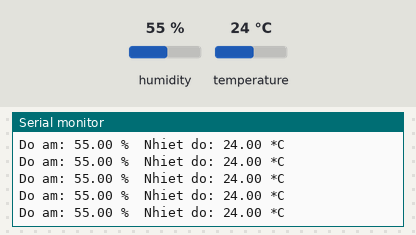
Recording of a sketch running on a simulated Arduino Uno, built with avr-gcc and run on an emulated ATmega328P. Parts: the last lines printed to the serial monitor. Inputs (shaded band) come from the test bench; at power-on: humidity 55 %, temperature 24 °C.

Above: at 2.8 s.
2.9 s: humidity set to 22 %
8.9 s: temperature set to 12 °C
At 9.9 s:
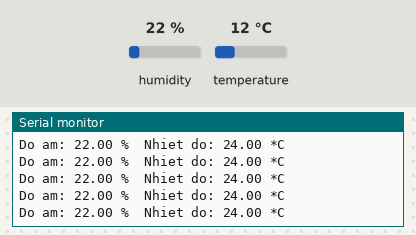
14.9 s: humidity set to 40 %
At 15.6 s:
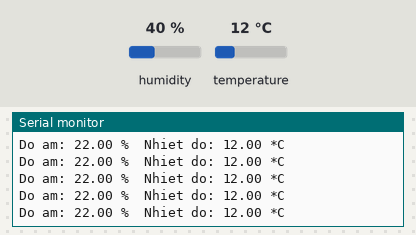
Timing chart, 0 to 17.9 s (numbered marks = the images above; inputs shaded):
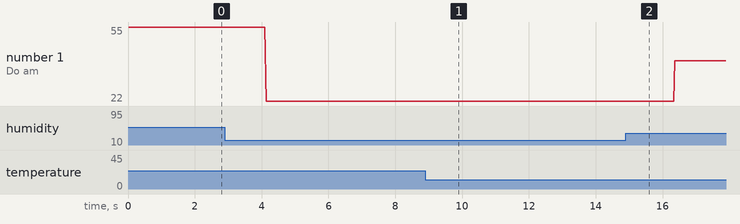

The sketch:

DHT11.ino
```cpp
#include "DHT.h"

// Example testing sketch for various DHT humidity/temperature sensors
// Written by ladyada, public domain


#define DHTPIN 7     // what pin we're connected to

// Uncomment whatever type you're using!
#define DHTTYPE DHT11   // DHT 11
//#define DHTTYPE DHT22   // DHT 22  (AM2302)
//#define DHTTYPE DHT21   // DHT 21 (AM2301)

// Connect pin 1 (on the left) of the sensor to +5V
// Connect pin 2 of the sensor to whatever your DHTPIN is
// Connect pin 4 (on the right) of the sensor to GROUND
// Connect a 10K resistor from pin 2 (data) to pin 1 (power) of the sensor

DHT dht(DHTPIN, DHTTYPE);

void setup() {
  Serial.begin(9600);
  Serial.println("DHTxx test!");

  dht.begin();
}

void loop() {
  // Reading temperature or humidity takes about 250 milliseconds!
  // Sensor readings may also be up to 2 seconds 'old' (its a very slow sensor)
  float h = dht.readHumidity();
  float t = dht.readTemperature();

  // check if returns are valid, if they are NaN (not a number) then something went wrong!
  if (isnan(t) || isnan(h)) {
    Serial.println("Failed to read from DHT");
  } else {
    Serial.print("Do am: ");
    Serial.print(h);
    Serial.print(" %\t");
    Serial.print("Nhiet do: ");
    Serial.print(t);
    Serial.println(" *C");
  }
}
```

Measured:
- plotted number 1: 55 → 22 after the input at 2.9 s, 22 → 40 after the input at 14.9 s
